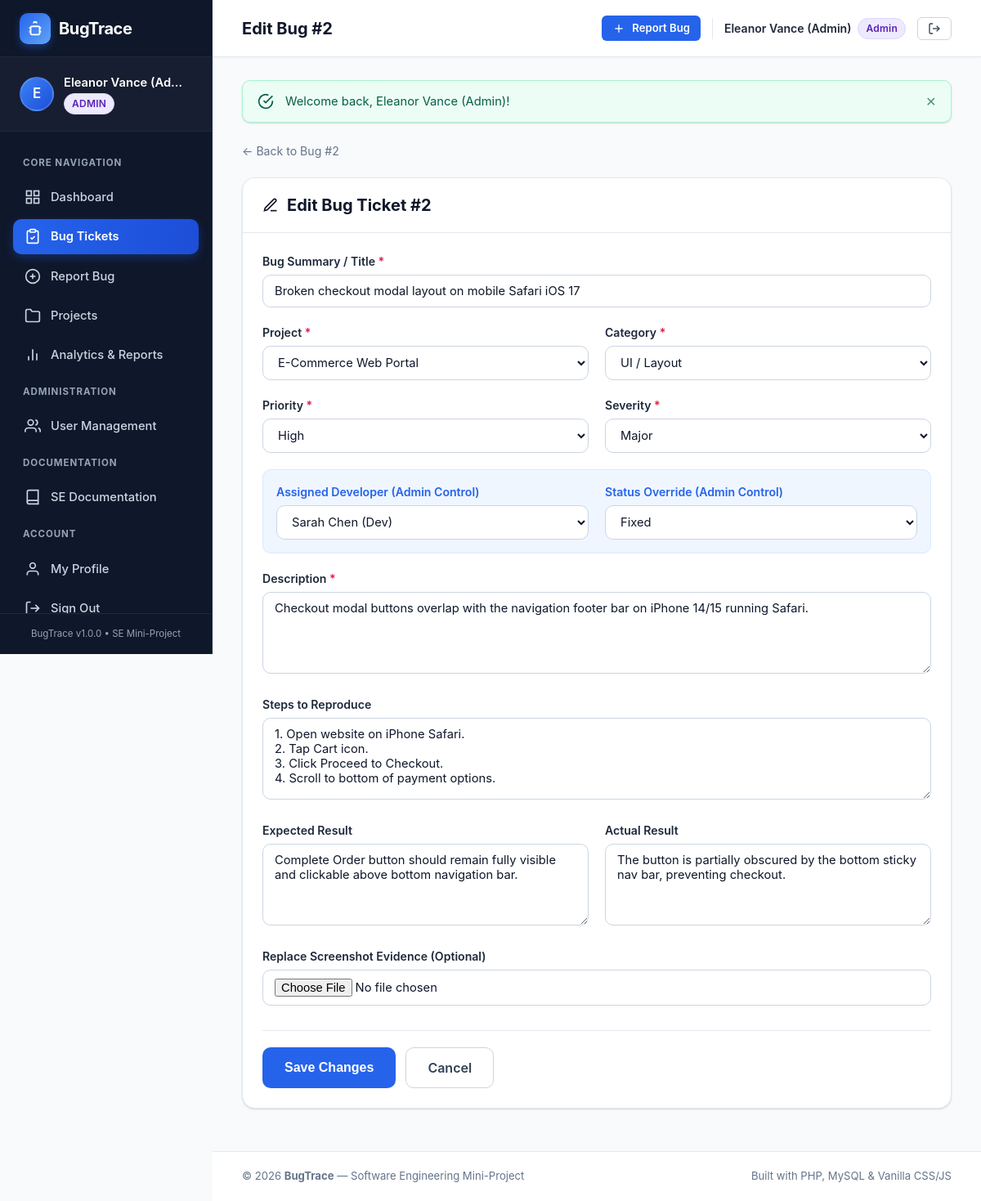
/bug_edit.php?id=2 (signed in), run on the app's committed database.
### tables this page shows
CREATE TABLE `bugs` (
  `id` INT AUTO_INCREMENT PRIMARY KEY,
  `title` VARCHAR(255) NOT NULL,
  `description` TEXT NOT NULL,
  `project_id` INT NOT NULL,
  `reporter_id` INT NOT NULL,
  `assigned_to` INT NULL,
  `category` VARCHAR(50) NOT NULL DEFAULT 'UI / Layout',
  `priority` ENUM('Low', 'Medium', 'High', 'Critical') NOT NULL DEFAULT 'Medium',
  `severity` ENUM('Low', 'Minor', 'Major', 'Critical', 'Blocker') NOT NULL DEFAULT 'Major',
  `status` ENUM('New', 'Assigned', 'In Progress', 'Fixed', 'Verified', 'Reopened', 'Closed') NOT NULL DEFAULT 'New',
  `steps_to_reproduce` TEXT NULL,
  `expected_result` TEXT NULL,
  `actual_result` TEXT NULL,
  `screenshot` VARCHAR(255) NULL,
  `created_at` TIMESTAMP DEFAULT CURRENT_TIMESTAMP,
  `updated_at` TIMESTAMP DEFAULT CURRENT_TIMESTAMP ON UPDATE CURRENT_TIMESTAMP,
  CONSTRAINT `fk_bugs_project` FOREIGN KEY (`project_id`) REFERENCES `projects` (`id`) ON DELETE CASCADE,
  CONSTRAINT `fk_bugs_reporter` FOREIGN KEY (`reporter_id`) REFERENCES `users` (`id`) ON DELETE RESTRICT,
  CONSTRAINT `fk_bugs_assigned` FOREIGN KEY (`assigned_to`) REFERENCES `users` (`id`) ON DELETE SET NULL,
  INDEX `idx_bugs_status` (`status`),
  INDEX `idx_bugs_priority` (`priority`),
  INDEX `idx_bugs_project` (`project_id`),
  INDEX `idx_bugs_assigned` (`assigned_to`)
);

CREATE TABLE `projects` (
  `id` INT AUTO_INCREMENT PRIMARY KEY,
  `name` VARCHAR(150) NOT NULL,
  `description` TEXT NULL,
  `created_at` TIMESTAMP DEFAULT CURRENT_TIMESTAMP
);

CREATE TABLE `users` (
  `id` INT AUTO_INCREMENT PRIMARY KEY,
  `name` VARCHAR(100) NOT NULL,
  `email` VARCHAR(150) NOT NULL UNIQUE,
  `password` VARCHAR(255) NOT NULL,
  `role` ENUM('admin', 'developer', 'tester') NOT NULL DEFAULT 'tester',
  `status` ENUM('active', 'inactive') NOT NULL DEFAULT 'active',
  `created_at` TIMESTAMP DEFAULT CURRENT_TIMESTAMP,
  `updated_at` TIMESTAMP DEFAULT CURRENT_TIMESTAMP ON UPDATE CURRENT_TIMESTAMP,
  INDEX `idx_users_role` (`role`),
  INDEX `idx_users_status` (`status`)
);

### includes/auth.php (called while the page is built, shortened)
<?php
require_once __DIR__ . '/functions.php';
function is_logged_in(): bool {
    return !empty($_SESSION['user_id']) && !empty($_SESSION['user_role']);
}
function current_user(): ?array {
    return [
        'id'     => (int)$_SESSION['user_id'],
        'name'   => $_SESSION['user_name'] ?? 'User',
        'email'  => $_SESSION['user_email'] ?? '',
        'role'   => $_SESSION['user_role'] ?? 'tester',
        'status' => $_SESSION['user_status'] ?? 'active'
    ];
}

### bug_edit.php (the view, shortened to what this page needs)
<?php
require_once __DIR__ . '/includes/auth.php';
require_once __DIR__ . '/includes/functions.php';
$db = get_db();
$currentUser = current_user();
$bugId = (int)($_GET['id'] ?? 0);
$stmt = $db->prepare("SELECT * FROM bugs WHERE id = :id");
$stmt->execute([':id' => $bugId]);
$bug = $stmt->fetch();
$projects = $db->query("SELECT id, name FROM projects ORDER BY name ASC")->fetchAll();
$developers = [];
if ($currentUser['role'] === 'admin') {
    $developers = $db->query("SELECT id, name FROM users WHERE role = 'developer' AND status = 'active' ORDER BY name ASC")->fetchAll();
}
$pageTitle = "Edit Bug #" . $bug['id'];
require_once __DIR__ . '/includes/header.php';
?>
<div style="max-width: 900px; margin: 0 auto;">
    <div style="margin-bottom: 20px;">
        <a href="<?= BASE_URL; ?>/bug_view.php?id=<?= $bugId; ?>" style="color: var(--slate-500); font-size: 0.88rem; display: inline-flex; align-items: center; gap: 6px;">
            &larr; Back to Bug #<?= $bugId; ?>
        </a>
    </div>
    <div class="card">
        <div class="card-header">
            <h1 class="card-title" style="font-size: 1.25rem;">
                <svg width="20" height="20" fill="none" stroke="currentColor" stroke-width="2" viewBox="0 0 24 24"><path d="M12 20h9"></path><path d="M16.5 3.5a2.121 2.121 0 0 1 3 3L7 19l-4 1 1-4L16.5 3.5z"></path></svg>
                Edit Bug Ticket #<?= (int)$bug['id']; ?>
            </h1>
        </div>
        <div class="card-body">
            <form action="<?= BASE_URL; ?>/bug_edit.php?id=<?= $bugId; ?>" method="POST" enctype="multipart/form-data">
                <div class="form-group">
                    <label for="title" class="form-label">Bug Summary / Title <span class="required">*</span></label>
                    <input type="text" id="title" name="title" class="form-control" required value="<?= e($bug['title']); ?>">
                </div>
                <div class="form-row">
                    <div class="form-group">
                        <label for="project_id" class="form-label">Project <span class="required">*</span></label>
                        <select id="project_id" name="project_id" class="form-control" required>
                            <?php foreach ($projects as $proj): ?>
                                <option value="<?= (int)$proj['id']; ?>" <?= ($bug['project_id'] == $proj['id']) ? 'selected' : ''; ?>>
                                    <?= e($proj['name']); ?>
                                </option>
                            <?php endforeach; ?>
                        </select>
                    </div>
                    <div class="form-group">
                        <label for="category" class="form-label">Category <span class="required">*</span></label>
                        <select id="category" name="category" class="form-control" required>
                            <?php foreach (BUG_CATEGORIES as $cat): ?>
                                <option value="<?= e($cat); ?>" <?= ($bug['category'] === $cat) ? 'selected' : ''; ?>>
                                    <?= e($cat); ?>
                                </option>
                            <?php endforeach; ?>
                        </select>
                    </div>
                </div>
                <div class="form-row">
                    <div class="form-group">
                        <label for="priority" class="form-label">Priority <span class="required">*</span></label>
                        <select id="priority" name="priority" class="form-control" required>
                            <?php foreach (array_keys(BUG_PRIORITIES) as $pr): ?>
                                <option value="<?= e($pr); ?>" <?= ($bug['priority'] === $pr) ? 'selected' : ''; ?>>
                                    <?= e($pr); ?>
                                </option>
                            <?php endforeach; ?>
                        </select>
                    </div>
                    <div class="form-group">
                        <label for="severity" class="form-label">Severity <span class="required">*</span></label>
                        <select id="severity" name="severity" class="form-control" required>
                            <?php foreach (array_keys(BUG_SEVERITIES) as $sev): ?>
                                <option value="<?= e($sev); ?>" <?= ($bug['severity'] === $sev) ? 'selected' : ''; ?>>
                                    <?= e($sev); ?>
                                </option>
                            <?php endforeach; ?>
                        </select>
                    </div>
                </div>
                <?php if ($currentUser['role'] === 'admin'): ?>
                    <div class="form-row" style="background: var(--blue-50); padding: 16px; border-radius: var(--radius-md); border: 1px solid var(--blue-100); margin-bottom: 20px;">
                        <div class="form-group" style="margin-bottom: 0;">
                            <label for="assigned_to" class="form-label" style="color: var(--blue-600);">Assigned Developer (Admin Control)</label>
                            <select id="assigned_to" name="assigned_to" class="form-control">
                                <?php foreach ($developers as $dev): ?>
                                    <option value="<?= (int)$dev['id']; ?>" <?= ($bug['assigned_to'] == $dev['id']) ? 'selected' : ''; ?>>
                                        <?= e($dev['name']); ?>
                                    </option>
                                <?php endforeach; ?>
                            </select>
                        </div>
                        <div class="form-group" style="margin-bottom: 0;">
                            <label for="status" class="form-label" style="color: var(--blue-600);">Status Override (Admin Control)</label>
                            <select id="status" name="status" class="form-control">
                                <?php foreach (array_keys(BUG_STATUSES) as $st): ?>
                                    <option value="<?= e($st); ?>" <?= ($bug['status'] === $st) ? 'selected' : ''; ?>>
                                        <?= e($st); ?>
                                    </option>
                                <?php endforeach; ?>
                            </select>
                        </div>
                    </div>
                <?php endif; ?>
                <div class="form-group">
                    <label for="description" class="form-label">Description <span class="required">*</span></label>
                    <textarea id="description" name="description" class="form-control" rows="4" required><?= e($bug['description']); ?></textarea>
                </div>
                <div class="form-group">
                    <label for="steps_to_reproduce" class="form-label">Steps to Reproduce</label>
                    <textarea id="steps_to_reproduce" name="steps_to_reproduce" class="form-control" rows="4"><?= e($bug['steps_to_reproduce']); ?></textarea>
                </div>
                <div class="form-row">
                    <div class="form-group">
                        <label for="expected_result" class="form-label">Expected Result</label>
                        <textarea id="expected_result" name="expected_result" class="form-control" rows="3"><?= e($bug['expected_result']); ?></textarea>
                    </div>
                    <div class="form-group">
                        <label for="actual_result" class="form-label">Actual Result</label>
                        <textarea id="actual_result" name="actual_result" class="form-control" rows="3"><?= e($bug['actual_result']); ?></textarea>
                    </div>
                </div>
                <div class="form-group">
                    <label for="screenshot" class="form-label">Replace Screenshot Evidence (Optional)</label>
                    <input type="file" id="screenshot" name="screenshot" class="form-control" accept="image/jpeg,image/png,image/gif,image/webp">
                </div>
                <div style="display: flex; gap: 12px; margin-top: 30px; padding-top: 20px; border-top: 1px solid var(--slate-200);">
                    <button type="submit" class="btn btn-primary btn-lg">
                        Save Changes
                    </button>
                    <a href="<?= BASE_URL; ?>/bug_view.php?id=<?= $bugId; ?>" class="btn btn-secondary btn-lg">
                        Cancel
                    </a>
                </div>
            </form>
        </div>
    </div>
</div>
<?php require_once __DIR__ . '/includes/footer.php'; ?>

### includes/header.php (shortened to what this page needs)
<?php
require_once __DIR__ . '/functions.php';
require_once __DIR__ . '/auth.php';
$currentUser = current_user();
$pageTitle = $pageTitle ?? APP_TITLE;
?>
<!DOCTYPE html>
<html lang="en">
<head>
    <link rel="stylesheet" href="<?= BASE_URL; ?>/assets/css/style.css">
</head>
<body>
<div class="app-container">
    <?php include __DIR__ . '/sidebar.php'; ?>
    <div class="app-main">
        <header class="app-topbar">
            <div class="topbar-title">
                <span><?= e($pageTitle); ?></span>
            </div>
            <div class="topbar-actions">
                <a href="<?= BASE_URL; ?>/bug_create.php" class="btn btn-primary btn-sm">
                    <svg width="16" height="16" fill="none" stroke="currentColor" stroke-width="2" viewBox="0 0 24 24">
                        <line x1="12" y1="5" x2="12" y2="19"></line>
                        <line x1="5" y1="12" x2="19" y2="12"></line>
                    </svg>
                    <span>Report Bug</span>
                </a>
                <div class="user-pill" style="display: flex; align-items: center; gap: 8px; border-left: 1px solid var(--slate-200); padding-left: 14px;">
                    <span style="font-weight: 600; font-size: 0.88rem; color: var(--navy-800);"><?= e($currentUser['name']); ?></span>
                    <?= render_role_badge($currentUser['role']); ?>
                </div>
                <a href="<?= BASE_URL; ?>/logout.php" class="btn btn-secondary btn-sm" title="Log Out" data-confirm="Are you sure you want to sign out?">
                    <svg width="16" height="16" fill="none" stroke="currentColor" stroke-width="2" viewBox="0 0 24 24">
                        <path d="M9 21H5a2 2 0 0 1-2-2V5a2 2 0 0 1 2-2h4"></path>
                        <polyline points="16 17 21 12 16 7"></polyline>
                        <line x1="21" y1="12" x2="9" y2="12"></line>
                    </svg>
                </a>
            </div>
        </header>
        <main class="main-content">
            <?= render_flash_messages(); ?>

### data on the page
bugs: id "Edit Bug #2", id "2", title "Broken checkout modal layout on mobile Safari iOS 17", project_id "E-Commerce Web Portal", assigned_to "Sarah Chen (Dev)", description "Checkout modal buttons overlap with the navigation footer bar on iPhone 14/15 running Safari.", steps_to_reproduce "1. Open website on iPhone Safari. 2. Tap Cart icon. 3. Click Proceed to Checkout. 4. Scroll to bottom of payment options.", expected_result "Complete Order button should remain fully visible and clickable above bottom navigation bar.", actual_result "The button is partially obscured by the bottom sticky nav bar, preventing checkout."

### other printed values
APP_NAME "BugTrace"
$userInitials "E"
$user['name'] "Eleanor Vance (Ad…"
$role "ADMIN Admin"
APP_VERSION "1.0.0"
$currentUser['name'] "Eleanor Vance (Admin)"
$msg "Welcome back, Eleanor Vance (Admin)!"
$bugId "2"
form field category "UI / Layout"
form field priority "High"
form field severity "Major"
form field status "Fixed"
